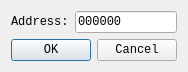
<?xml version="1.0" encoding="UTF-8"?>
<ui version="4.0">
 <class>GotoAddress</class>
 <widget class="QDialog" name="GotoAddress">
  <property name="geometry">
   <rect>
    <x>0</x>
    <y>0</y>
    <width>180</width>
    <height>66</height>
   </rect>
  </property>
  <property name="font">
   <font>
    <family>Monospace</family>
   </font>
  </property>
  <property name="windowTitle">
   <string>Go to address...</string>
  </property>
  <layout class="QGridLayout" name="gridLayout">
   <item row="0" column="0">
    <widget class="QLabel" name="label">
     <property name="text">
      <string>Address:</string>
     </property>
    </widget>
   </item>
   <item row="0" column="1">
    <widget class="QLineEdit" name="lineEdit">
     <property name="text">
      <string>000000</string>
     </property>
    </widget>
   </item>
   <item row="1" column="0" colspan="2">
    <widget class="QDialogButtonBox" name="buttonBox">
     <property name="orientation">
      <enum>Qt::Horizontal</enum>
     </property>
     <property name="standardButtons">
      <set>QDialogButtonBox::Cancel|QDialogButtonBox::Ok</set>
     </property>
    </widget>
   </item>
  </layout>
 </widget>
 <resources/>
 <connections>
  <connection>
   <sender>buttonBox</sender>
   <signal>accepted()</signal>
   <receiver>GotoAddress</receiver>
   <slot>accept()</slot>
   <hints>
    <hint type="sourcelabel">
     <x>248</x>
     <y>254</y>
    </hint>
    <hint type="destinationlabel">
     <x>157</x>
     <y>274</y>
    </hint>
   </hints>
  </connection>
  <connection>
   <sender>buttonBox</sender>
   <signal>rejected()</signal>
   <receiver>GotoAddress</receiver>
   <slot>reject()</slot>
   <hints>
    <hint type="sourcelabel">
     <x>316</x>
     <y>260</y>
    </hint>
    <hint type="destinationlabel">
     <x>286</x>
     <y>274</y>
    </hint>
   </hints>
  </connection>
 </connections>
</ui>
